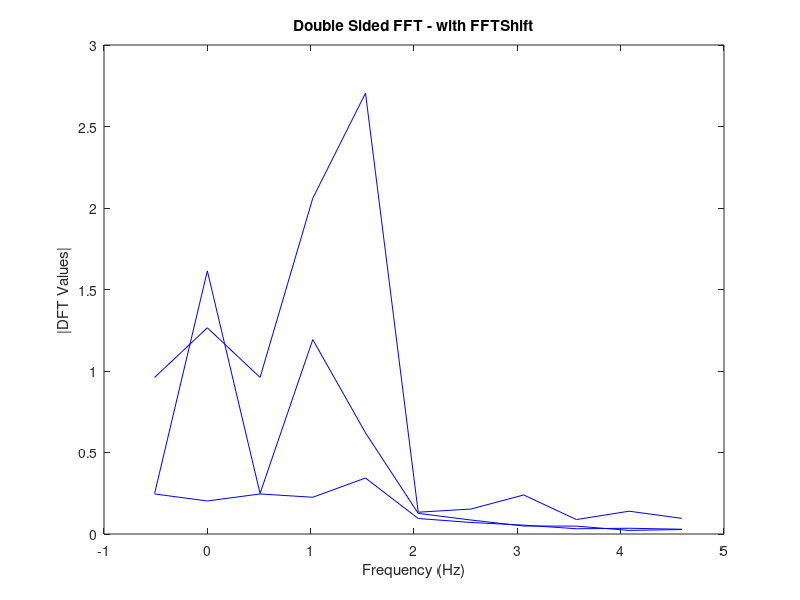

The MATLAB script that drew this image:
acc = [  0.00042721  -0.00370628   0.00325363
  0.00042553  -0.00371141   0.00324383
 0.000423844  -0.00371652   0.00323402
 0.000421304  -0.00372417   0.00321929
 0.000420603  -0.00372627   0.00321524
 0.000419752  -0.00372881   0.00321033
 0.000418046  -0.00373388    0.0032005
 0.000417191   -0.0037364   0.00319559
 0.000415477  -0.00374145   0.00318575
 0.000413757  -0.00374648   0.00317591
 0.000412894  -0.00374899   0.00317098
 0.000410299   -0.0037565   0.00315621
 0.000408561  -0.00376149   0.00314635
  0.00040769  -0.00376398   0.00314142
 0.000405944  -0.00376895   0.00313155
 0.000404193   -0.0037739   0.00312168
 0.000403314  -0.00377637   0.00311674
 0.000401554  -0.00378131   0.00310686
 0.000399788  -0.00378622   0.00309697
 0.000398726  -0.00378917   0.00309104
 0.000397839  -0.00379162   0.00308609
 0.000396061   -0.0037965    0.0030762
 0.000395325  -0.00380027   0.00306676
 0.000395179  -0.00381904   0.00300966
 0.000395033  -0.00383773   0.00295254
 0.000394959  -0.00384704   0.00292397
 0.000394886  -0.00385634   0.00289539
 0.000397494  -0.00389946   0.00275981
 0.000400919  -0.00392765    0.0026694
 0.000407732  -0.00398378   0.00248852
  0.00041112  -0.00401173   0.00239804
 0.000417859  -0.00406737     0.002217
 0.000427161  -0.00413657   0.00199067
 0.000446282  -0.00425895      0.00159
 0.000455699  -0.00432002   0.00138963
 0.000471952  -0.00442668    0.0010389
 0.000490171  -0.00454828  0.000637951
 0.000499138  -0.00460895  0.000437439
 0.000515343  -0.00471108  0.000103981
 0.000549383  -0.00492137 -0.000584196
 0.000584072  -0.00513088  -0.00127255
  0.00060166  -0.00523534  -0.00161681
 0.000659236  -0.00557573  -0.00273898
 0.000684643  -0.00573438  -0.00325725
 0.000709797  -0.00589292  -0.00377557
 0.000759342   -0.0062097  -0.00481236
 0.000807868  -0.00652605   -0.0058493
 0.000857348  -0.00685408  -0.00692521
 0.000919669  -0.00726647   -0.0082735
 0.000950465  -0.00747246  -0.00894772
 0.000985581  -0.00770917  -0.00972317
  0.00104589  -0.00812039   -0.0110719
  0.00110667  -0.00853483    -0.012434
  0.00114594   -0.0087651   -0.0131959
   0.0012253   -0.0092247   -0.0147199
  0.00130572    -0.009683   -0.0162442
  0.00138722     -0.01014   -0.0177688
  0.00146687   -0.0105995   -0.0193171
  0.00153993   -0.0110644   -0.0209095
  0.00157566   -0.0112961    -0.021706
  0.00161085   -0.0115274   -0.0225027
  0.00167961   -0.0119885   -0.0240964
   0.0017487   -0.0124358   -0.0256471
  0.00182667   -0.0128348   -0.0270256
  0.00186565   -0.0130343   -0.0277148
  0.00190463   -0.0132338    -0.028404
  0.00197285   -0.0135829   -0.0296101
  0.00205082   -0.0139819   -0.0309885
  0.00212421   -0.0142401    -0.032004
  0.00219768   -0.0144873    -0.032994
  0.00223458   -0.0146106   -0.0334891
  0.00230869   -0.0148563   -0.0344794
   0.0023758    -0.015059   -0.0353259
  0.00240003   -0.0151071   -0.0355671
   0.0024485   -0.0152032   -0.0360496
  0.00249696   -0.0152994    -0.036532
  0.00252119   -0.0153474   -0.0367732
  0.00254542   -0.0153955   -0.0370144
   0.0025674   -0.0153819   -0.0371756
  0.00257684   -0.0152107   -0.0370752
  0.00258171   -0.0151251    -0.037025
  0.00258939   -0.0149788   -0.0367835
  0.00260184   -0.0147188   -0.0361833
  0.00260788    -0.014589   -0.0358832
  0.00261961   -0.0143295   -0.0352828
   0.0026253   -0.0141999   -0.0349825
  0.00262397   -0.0139035   -0.0342529
  0.00260733   -0.0137069   -0.0337207
   0.0025744   -0.0133141   -0.0326563
  0.00255812   -0.0131177   -0.0321241
  0.00252193   -0.0126763   -0.0309263
  0.00250604   -0.0124803    -0.030394
  0.00248795   -0.0122596   -0.0297723
  0.00244607   -0.0117568   -0.0283071
  0.00242095   -0.0114551   -0.0274281
  0.00240001   -0.0112037   -0.0266954
  0.00235813   -0.0107009   -0.0252303
  0.00231401   -0.0101875   -0.0237204
  0.00228552  -0.00990021   -0.0228378
  0.00222141  -0.00925253   -0.0208523
  0.00219292  -0.00896408     -0.01997
  0.00216442   -0.0086753   -0.0190878
  0.00210741  -0.00809669   -0.0173239
  0.00196178  -0.00686029   -0.0135025
  0.00188661   -0.0062315   -0.0115554
  0.00184949  -0.00591683   -0.0105819
  0.00177617  -0.00528696  -0.00863511
  0.00173714  -0.00496802  -0.00763171
   0.0016578  -0.00432897  -0.00561668
  0.00157775   -0.0036898  -0.00360177
  0.00153746  -0.00337014  -0.00259429
  0.00145633  -0.00273074 -0.000579506
  0.00141502  -0.00242469  0.000397387
  0.00133213  -0.00183121   0.00231116
  0.00124991  -0.00123861   0.00422517
  0.00116835 -0.000646836   0.00613953
  0.00112782  -0.00035128   0.00709679
  0.00104922  0.000198449    0.0089064
 0.000971932  0.000720163    0.0106464
 0.000933228  0.000980666    0.0115164
 0.000855703   0.00150098    0.0132568
  0.00081688   0.00176079     0.014127
 0.000745649   0.00223406    0.0157267
 0.000682517   0.00265004     0.017149
  0.00062166    0.0030509    0.0185179
 0.000558335   0.00346786      0.01994
 0.000526637   0.00367651     0.020651
 0.000481536   0.00398047    0.0217537
 0.000462157     0.004113    0.0222508
  0.00042353   0.00437775    0.0232451
 0.000404282   0.00450997    0.0237423
 0.000365914    0.0047741    0.0247369
 0.000343281   0.00493666    0.0254269
 0.000331846   0.00502642    0.0258987
 0.000326132   0.00507119    0.0261346
  0.00031471   0.00516053    0.0266065
 0.000309002   0.00520509    0.0268424
 0.000311133   0.00521772    0.0270781
 0.000334784   0.00511079    0.0269557
  0.00035708   0.00501023    0.0268405
 0.000368242   0.00495997    0.0267829
 0.000390592   0.00485952    0.0266676
 0.000410674   0.00474944    0.0264331
 0.000437401   0.00459532    0.0260681
 0.000491154   0.00428768    0.0253377
 0.000545301    0.0039809    0.0246071
 0.000572522   0.00382781    0.0242416
 0.000599842   0.00367494    0.0238761
 0.000723869   0.00301492    0.0221188
 0.000817142   0.00252725    0.0207911
  0.00091109   0.00203966    0.0194635
 0.000958315    0.0017959    0.0187997
  0.00106836   0.00123877    0.0172525
  0.00119671    0.0005944    0.0154359
  0.00126067  0.000271412    0.0145278
   0.0013165 -1.16435e-05    0.0137334
  0.00144369 -0.000660177    0.0119181
  0.00150706 -0.000985235    0.0110107
  0.00164167  -0.00171487   0.00899161
  0.00170955  -0.00209437   0.00794445
  0.00184309  -0.00285382   0.00585031
  0.00190876  -0.00323379   0.00480326
  0.00203787  -0.00399428   0.00270915
  0.00215069  -0.00476017   0.00062619
  0.00220171  -0.00514546 -0.000410904
  0.00235495   -0.0063039  -0.00352129
  0.00245725   -0.0070783  -0.00559404
   0.0025405  -0.00782746  -0.00756884
  0.00259406  -0.00853559  -0.00939347
  0.00262271   -0.0089162   -0.0103743
  0.00267576  -0.00962428   -0.0121989
  0.00272849   -0.0103323   -0.0140237
  0.00273866   -0.0106556   -0.0148251
   0.0027308   -0.0112489   -0.0162342
   0.0027228   -0.0118428   -0.0176432
  0.00271874   -0.0121399   -0.0183475
  0.00271052   -0.0127346   -0.0197561
   0.0026606   -0.0132411   -0.0208664
   0.0026217    -0.013465   -0.0213228
  0.00242496   -0.0145863   -0.0236037
  0.00238516   -0.0148109   -0.0240597
   0.0023185   -0.0149651   -0.0242971
  0.00217573   -0.0152493   -0.0246971
  0.00210957   -0.0153808   -0.0248821
  0.00196624    -0.015665   -0.0252819
   0.0018225   -0.0159492   -0.0256817
  0.00174162   -0.0160527   -0.0257636
  0.00165069   -0.0161127    -0.025712
  0.00146883   -0.0162327   -0.0256089
    0.001287   -0.0163527   -0.0255058
  0.00119609   -0.0164128   -0.0254543
  0.00101132    -0.016523   -0.0253239
 0.000781357   -0.0164837   -0.0247758
 0.000666565   -0.0164642   -0.0245016
 0.000437352   -0.0164253   -0.0239532
  0.00020865   -0.0163867   -0.0234045
-2.52072e-05   -0.0162976   -0.0227125
-0.000268486   -0.0161221   -0.0217762
-0.000396174   -0.0160301   -0.0212847
-0.000639332   -0.0158549   -0.0203482
-0.000882398     -0.01568   -0.0194118
 -0.00100637   -0.0155632   -0.0188738
 -0.00125888   -0.0152697   -0.0176561
 -0.00151065   -0.0149763   -0.0164384
 -0.00163626   -0.0148297   -0.0158294
 -0.00176168   -0.0146831   -0.0152204
 -0.00188694   -0.0145365   -0.0146113
 -0.00213029   -0.0141879   -0.0132983
 -0.00224927   -0.0139946   -0.0126091
 -0.00248624   -0.0136081   -0.0112305
 -0.00272188   -0.0132219  -0.00985165
  -0.0028392   -0.0130288   -0.0091621
  -0.0029562   -0.0128359  -0.00847245
  -0.0030605    -0.012611  -0.00774501
 -0.00316122   -0.0123772  -0.00700663
 -0.00337021   -0.0118929  -0.00547421
 -0.00347094   -0.0116599  -0.00473558
 -0.00367239   -0.0111946   -0.0032581
 -0.00385757   -0.0107205  -0.00180725
 -0.00393337   -0.0104735  -0.00110956
 -0.00408495  -0.00997962  0.000285932
 -0.00423647  -0.00948605   0.00168148
 -0.00431222  -0.00923937   0.00237929
 -0.00445692  -0.00874375   0.00375666
 -0.00455406  -0.00823178   0.00500612
 -0.00460239  -0.00797612     0.005631
 -0.00469856  -0.00746545   0.00688111
 -0.00479408  -0.00695567   0.00813158
  -0.0048416  -0.00670111   0.00875698
 -0.00487148  -0.00620932   0.00975058
 -0.00489949  -0.00571286    0.0107496
 -0.00492681  -0.00522354    0.0117367
 -0.00495379  -0.00473519    0.0127243
 -0.00494155  -0.00450396    0.0131082
 -0.00488878  -0.00405567    0.0137546
 -0.00483603  -0.00360758    0.0144012
 -0.00478331  -0.00315972    0.0150479
 -0.00475696  -0.00293587    0.0153713
 -0.00464934  -0.00253022    0.0157532
 -0.00458125  -0.00233834    0.0158753
 -0.00451316  -0.00214646    0.0159974
 -0.00444506  -0.00195459    0.0161195
 -0.00417267  -0.00118721     0.016608
  -0.0039627 -0.000877338     0.016435
  -0.0037533 -0.000573274     0.016253
 -0.00354121 -0.000265281    0.0160688
 -0.00343515 -0.000111252    0.0159768
 -0.00320241  0.000173688    0.0156695
 -0.00306163  0.000288748    0.0153701
 -0.00274447  0.000547599    0.0146966
 -0.00260334  0.000662625    0.0143974
 -0.00246211   0.00077764    0.0140982
 -0.00217933   0.00100764    0.0134999
 -0.00185428    0.0011724    0.0126419
 -0.00151758   0.00131905    0.0117118
 -0.00134922   0.00139239    0.0112467
 -0.00101252   0.00153903    0.0103166
-0.000673951   0.00167921    0.0093658
-0.000319141    0.0017624   0.00823371
 0.000199341   0.00188213   0.00657782
 0.000376486   0.00192254   0.00601163
 0.000730614   0.00200255   0.00487911
 0.000902382   0.00202464   0.00429648
   0.0012422    0.0020562    0.0031199
  0.00141204   0.00207167    0.0025316
  0.00175155   0.00210204   0.00135495
  0.00209088    0.0021316  0.000178178
  0.00239742   0.00214046 -0.000921427
  0.00254469   0.00214079  -0.00145686
  0.00283942   0.00214058   -0.0025277
  0.00298687   0.00214004  -0.00306308
  0.00342557   0.00213585   -0.0046564
   0.0035743   0.00212584  -0.00521125
  0.00378265   0.00211115    -0.005988
  0.00390773   0.00210196  -0.00645403
  0.00414614   0.00208369  -0.00734167
  0.00438473   0.00206441  -0.00822921
  0.00457173   0.00203974  -0.00893975
  0.00466247   0.00202679  -0.00928587
  0.00484379   0.00200014  -0.00997812
  0.00493436   0.00198643   -0.0103243
  0.00511533   0.00195826   -0.0110166
  0.00525717   0.00193195   -0.0115479
  0.00532223   0.00191895   -0.0117891
  0.00545247   0.00189241   -0.0122713
  0.00558291   0.00186517   -0.0127535
  0.00564821   0.00185128   -0.0129946
   0.0058035   0.00181188   -0.0135656
  0.00583487   0.00180315   -0.0136808
  0.00590913   0.00178223   -0.0139534
  0.00595095   0.00177029    -0.014107
  0.00606557    0.0017361   -0.0145258
  0.00611362   0.00171886   -0.0146953
  0.00613764   0.00171016     -0.01478];




NFFT=size(acc,1);
hNFFT=NFFT*0.5;
ext = hNFFT + 10; 

f_acc = fftshift(fft(acc,NFFT));
fVals = 150*(-NFFT/2:NFFT/2-1)/NFFT;        % sampling rate = 150hz


plot(fVals(1,hNFFT:ext),abs(f_acc(hNFFT:ext,:)),'b');
title('Double Sided FFT - with FFTShift');
xlabel('Frequency (Hz)');
ylabel('|DFT Values|');
